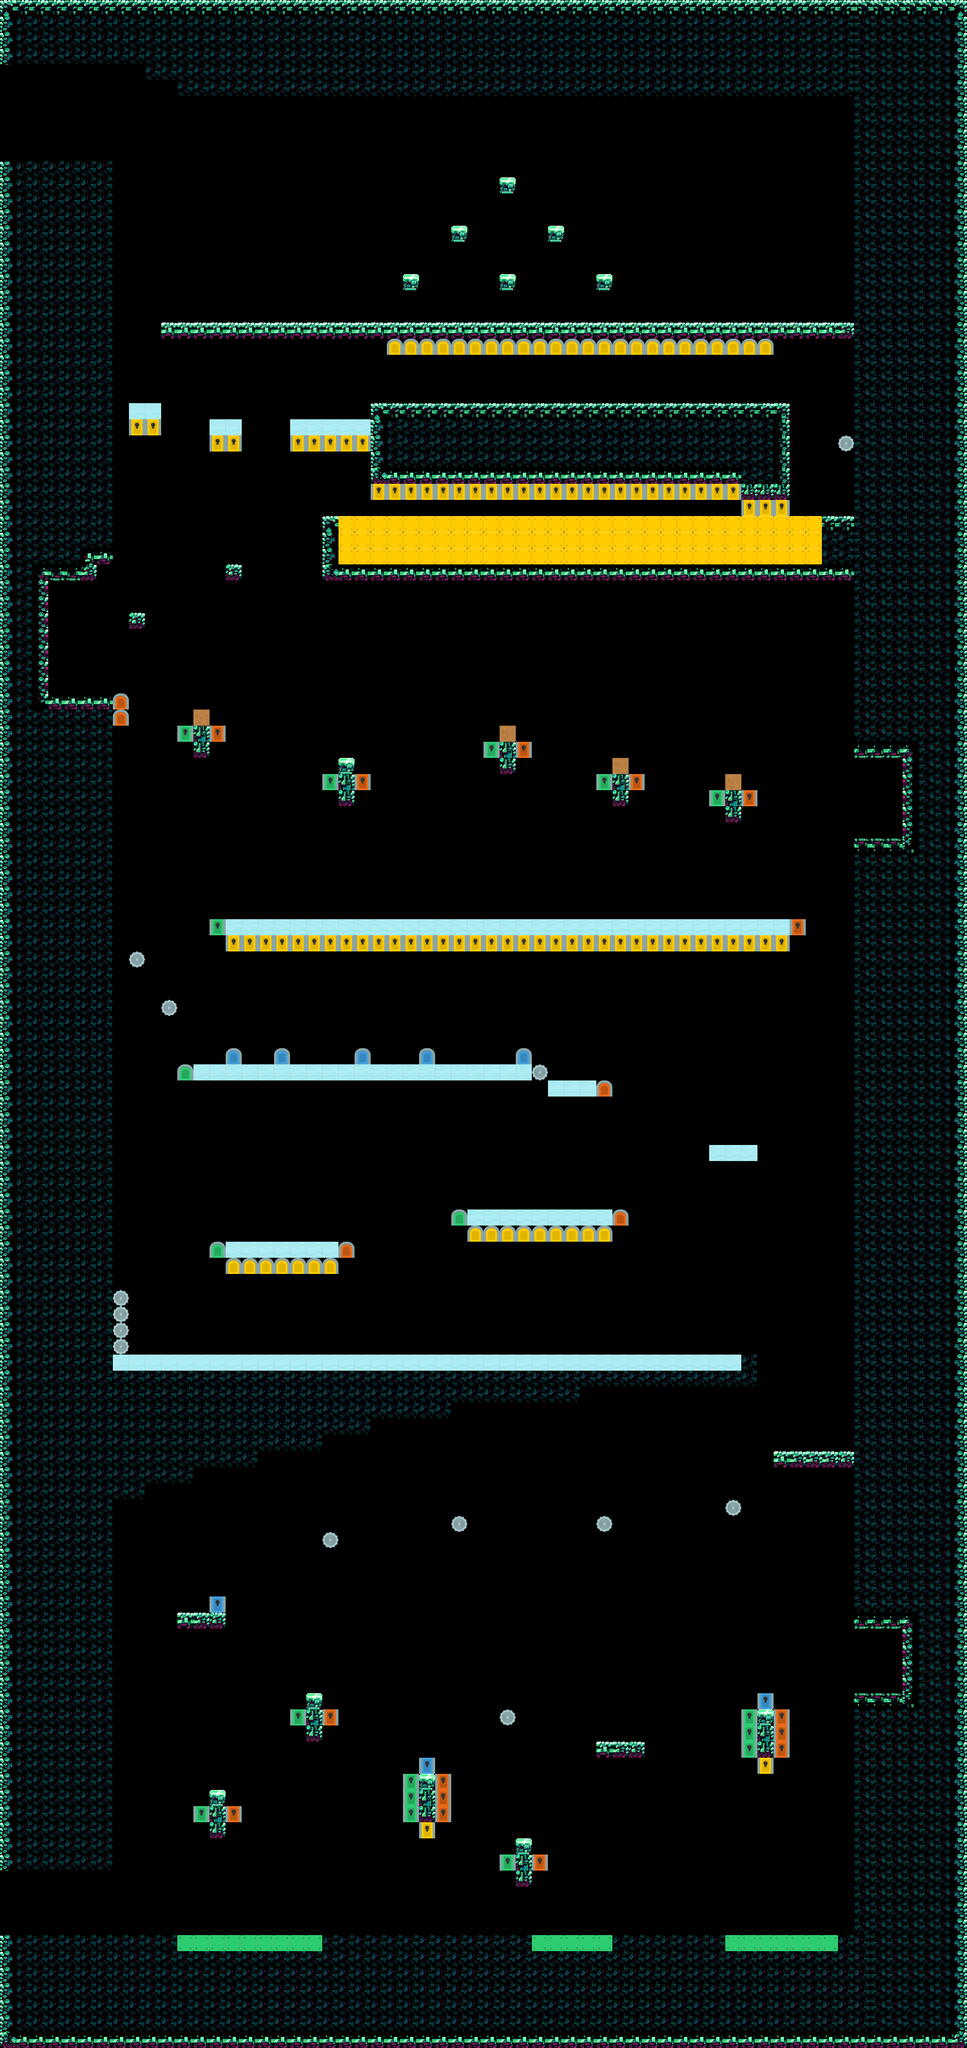

Tiled map render using the project's own tile images. Description and the map definition, with tile-layer contents summarised, below:
An orthogonal 60x127 tile map with 32x32 px tiles, 1 tile layer (Calque de Tuiles 1), 3 tilesets and 18 objects (5x volant, 3x araignee, 2x bottom, Receptacle, Banc, ...).

<map version="1.10" tiledversion="1.12.1" orientation="orthogonal" renderorder="right-down" width="60" height="127" tilewidth="32" tileheight="32" infinite="0" nextlayerid="3" nextobjectid="35">
 <tileset firstgid="1" source="../mines/mine_2.tsx" />
 <tileset firstgid="25" source="../traps.tsx" />
 <tileset firstgid="123" source="../Swamp/Objects/objects.tsx" />
 <layer id="1" name="Calque de Tuiles 1" width="60" height="127">
  <data>[7620 cells, 3056 non-empty, 35 distinct tile ids]</data>
 </layer>
 <objectgroup id="2" name="Calque d'Objets 1">
  <object id="3" name="Receptacle" x="1726.04" y="3310.56" width="37.2439" height="24.2086">
   <properties>
    <property name="obj_type" value="receptacle" />
   </properties>
  </object>
  <object id="6" name="volant" x="1165.33" y="1673.33">
   <properties>
    <property name="obj_type" value="mob" />
   </properties>
   <point />
  </object>
  <object id="7" name="volant" x="868" y="1634.67">
   <properties>
    <property name="obj_type" value="mob" />
   </properties>
   <point />
  </object>
  <object id="8" name="volant" x="1506.67" y="1696">
   <properties>
    <property name="obj_type" value="mob" />
   </properties>
   <point />
  </object>
  <object id="9" name="Banc" gid="164" x="130.524" y="1358.59" width="14.7847" height="33" />
  <object id="11" name="volant" x="318" y="964.67">
   <properties>
    <property name="obj_type" value="mob" />
   </properties>
   <point />
  </object>
  <object id="13" name="volant" x="556" y="974.67">
   <properties>
    <property name="obj_type" value="mob" />
   </properties>
   <point />
  </object>
  <object id="20" name="araignee" x="1492" y="758">
   <properties>
    <property name="obj_type" value="mob" />
   </properties>
  </object>
  <object id="21" name="araignee" x="1179" y="753">
   <properties>
    <property name="obj_type" value="mob" />
   </properties>
  </object>
  <object id="22" name="araignee" x="906" y="753">
   <properties>
    <property name="obj_type" value="mob" />
   </properties>
  </object>
  <object id="23" name="Double Saut" x="992.5" y="283.333" width="31" height="33.3333">
   <properties>
    <property name="ability" value="double_jump" />
    <property name="obj_type" value="ability" />
   </properties>
  </object>
  <object id="24" name="tourelle" x="225.121" y="2285.5" width="45.7579" height="47.6644">
   <properties>
    <property name="obj_type" value="mob" />
   </properties>
  </object>
  <object id="25" x="2.67424" y="3708.55" width="78.5" height="133.167">
   <properties>
    <property name="obj_type" value="door" />
    <property name="target_map" value="cave/cave.tmx" />
    <property name="target_spawn" value="bottomright" />
   </properties>
   <capsule />
  </object>
  <object id="27" name="bottom" x="289" y="3752" width="52" height="52">
   <properties>
    <property name="obj_type" value="spawnpoint" />
   </properties>
   <ellipse />
  </object>
  <object id="33" name="bottom" x="289" y="3752" width="52" height="52">
   <properties>
    <property name="obj_type" value="spawnpoint" />
   </properties>
   <ellipse />
  </object>
  <object id="28" name="top" x="156.667" y="248.667" width="52" height="52">
   <properties>
    <property name="obj_type" value="spawnpoint" />
   </properties>
   <ellipse />
  </object>
  <object id="30" x="-12.4167" y="129.417" width="64.8333" height="193.167">
   <properties>
    <property name="obj_type" value="door" />
    <property name="target_map" value="industrial/gravelion_arene.tmx" />
    <property name="target_spawn" value="right" />
   </properties>
   <capsule />
  </object>
  <object id="32" name="minerai" x="1735.96" y="1630.91" width="32.0755" height="30.1887">
   <properties>
    <property name="obj_type" value="minerai" />
   </properties>
  </object>
 </objectgroup>
</map>
